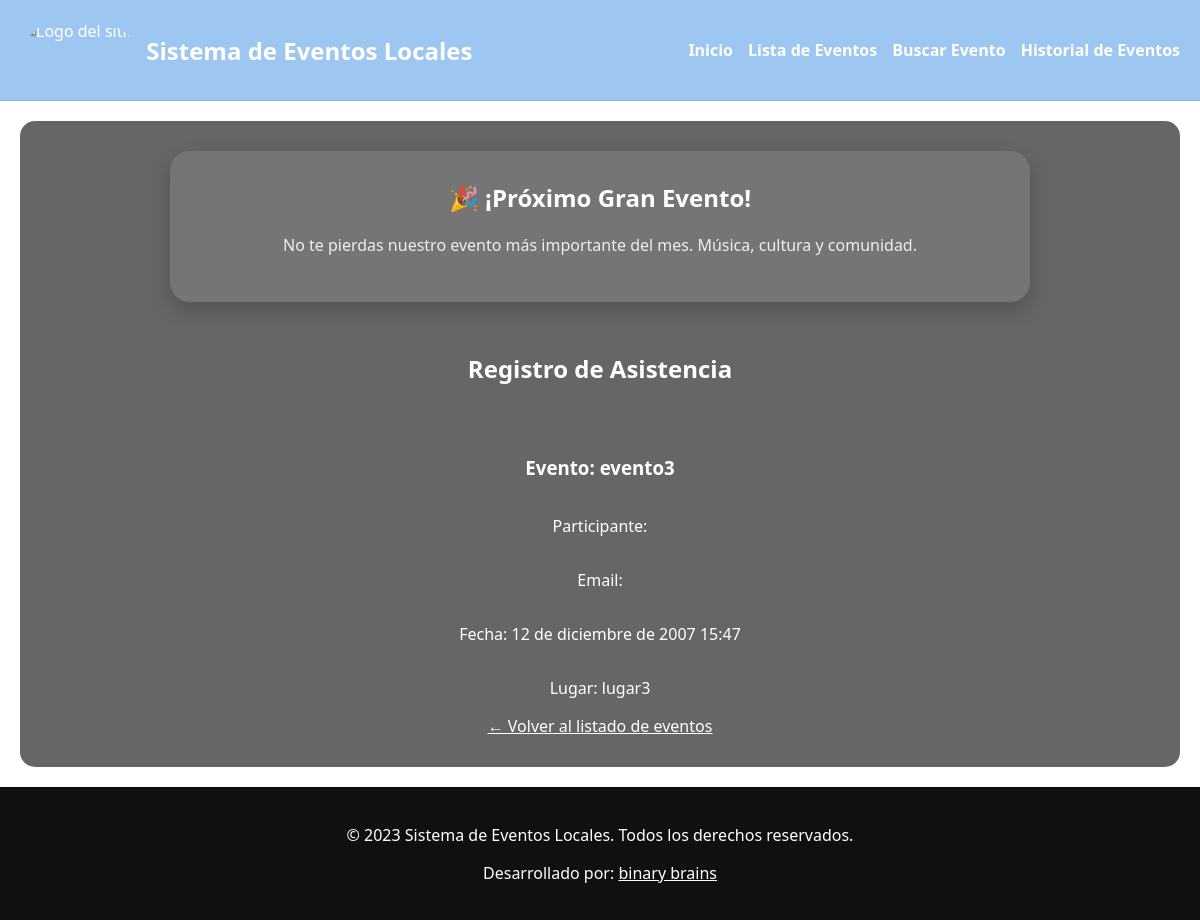
The app's page /eventos/3/registrar/, older data.
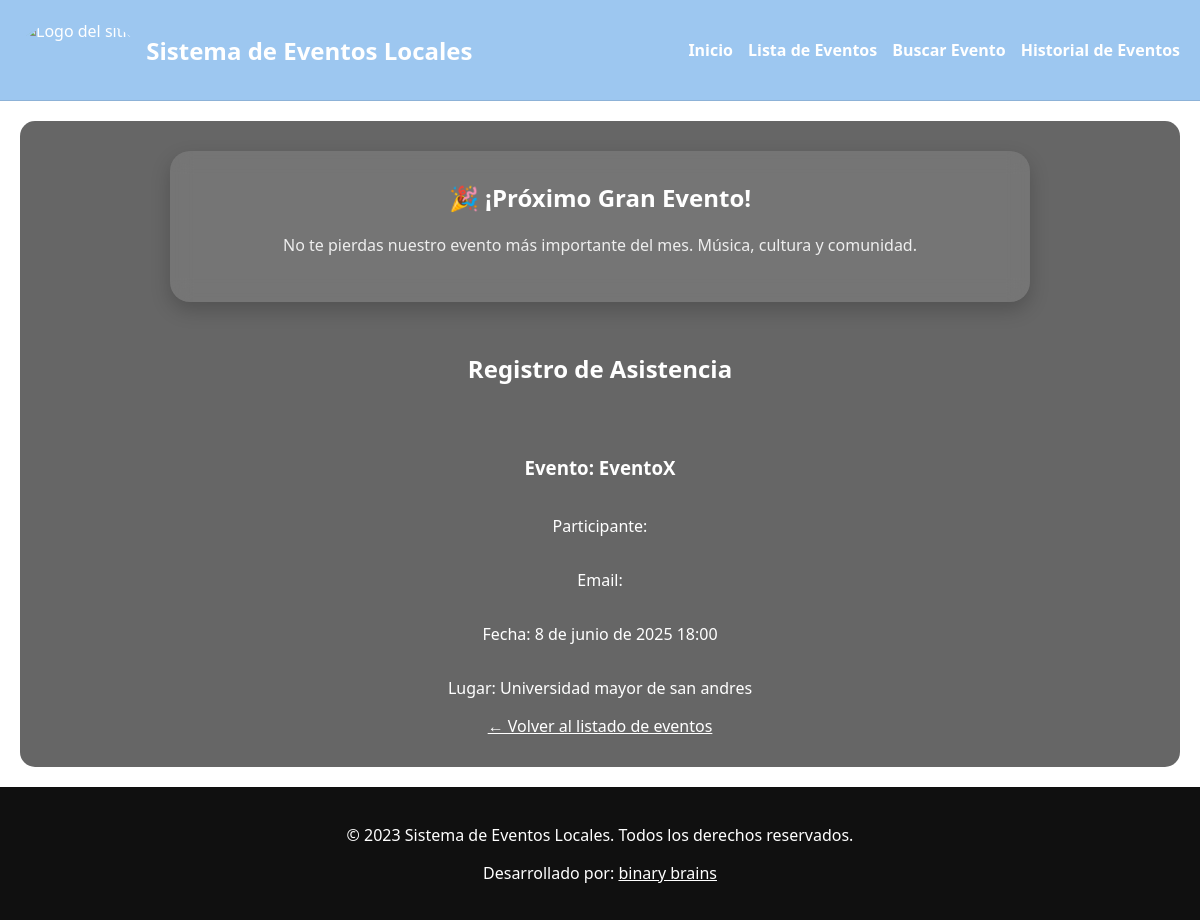
The same page, newer data.
### eventos/models.py (models this page shows, shortened)
class Evento(models.Model):
    titulo = models.CharField(max_length=200)
    descripcion = models.TextField()
    fecha = models.DateField()
    hora = models.TimeField()
    lugar = models.ForeignKey(Lugar, on_delete=models.CASCADE)
    organizador = models.ForeignKey(Organizador, on_delete=models.CASCADE)

class Lugar(models.Model):
    nombre = models.CharField(max_length=100)
    direccion = models.CharField(max_length=255)

### eventos/views.py (the view, shortened to what this page needs)
# urls.py: path('eventos/<int:evento_id>/registrar/', views.registrar_asistente, name='registro_asistente'),
def registrar_asistente(request, evento_id):
    evento = get_object_or_404(Evento, pk=evento_id)
    return render(request, 'eventos/registrar_asistencia.html', {'evento': evento})

### eventos/templates/eventos/registrar_asistencia.html (shortened to what this page needs)
{% extends './base.html' %}
{% block content %}
<h2>Registro de Asistencia</h2>
<h3>Evento: {{ evento.titulo }}</h3>
<p>Participante: {{ inscripcion.nombre_participante }}</p>
<p>Email: {{ inscripcion.email }}</p>
<p>Fecha: {{ evento.fecha }} {{ evento.hora }}</p>
<p>Lugar: {{ evento.lugar.nombre }}</p>
<a href="{% url 'lista_eventos' %}">← Volver al listado de eventos</a>
{% endblock %}

Row changes from the older to the newer data that the page shows:
changed Evento: titulo "evento3" → "EventoX"; fecha "12 de diciembre de 2007" → "8 de junio de 2025"; hora "15:47" → "18:00"; lugar.nombre "lugar3" → "Universidad mayor de san andres"
